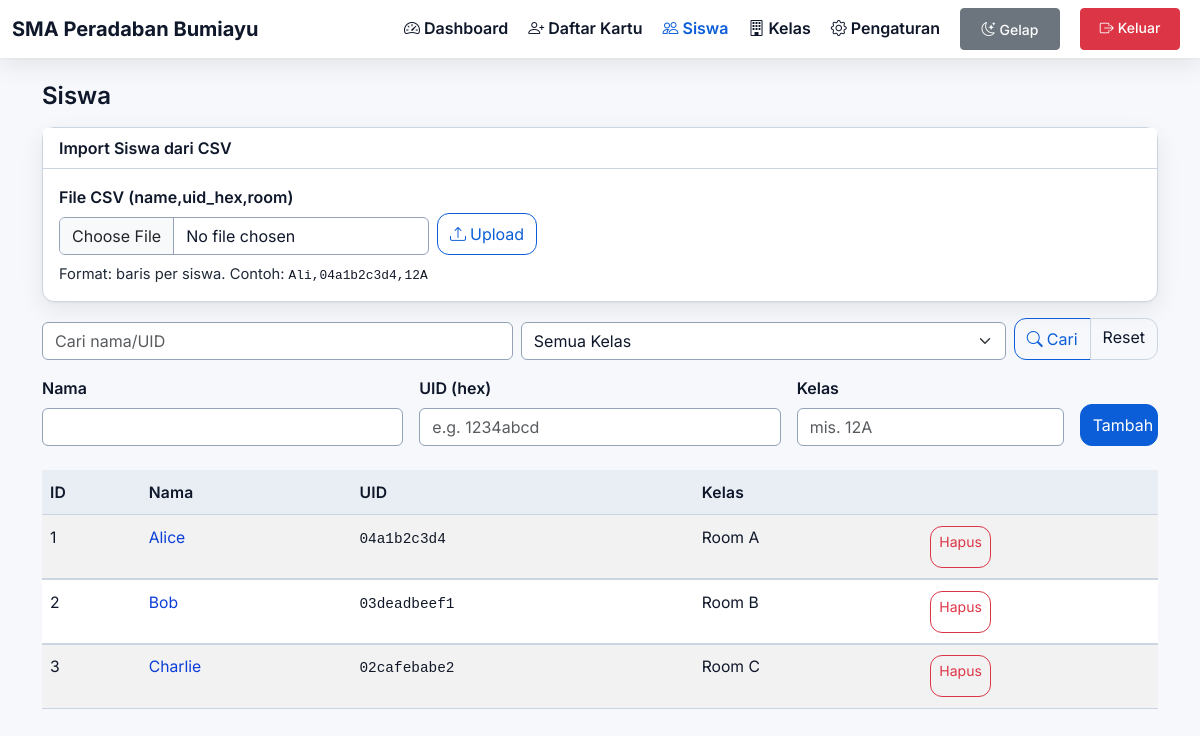
/web/public/users.php (signed in), run on the app's committed database.
### tables this page shows
CREATE TABLE IF NOT EXISTS users (
  id INT AUTO_INCREMENT PRIMARY KEY,
  name VARCHAR(100) NOT NULL,
  uid_hex VARCHAR(32) NOT NULL UNIQUE,
  room VARCHAR(100) NOT NULL DEFAULT ''
);

### web/bootstrap.php (called while the page is built, shortened)
<?php
$envPath = __DIR__ . '/config.php';
if (!file_exists($envPath)) {
    $ENV = [
        'DB_HOST' => '127.0.0.1',
        'DB_NAME' => 'kehadiran',
        'DB_USER' => 'root',
        'DB_PASS' => '',
        'APP_TZ' => 'Asia/Jakarta',
        'APP_NAME' => 'Sistem Kehadiran RFID',
        'SCHOOL_NAME' => 'Sekolah Anda',
        'REQUIRE_CHECKOUT' => false,
        'WEEKLY_OFF' => [6, 7],
        'ADMIN_USER' => 'admin',
        'ADMIN_PASS' => 'admin',
        'SCHOOL_EMAIL' => 'admin@sekolah.com',
        'SCHOOL_PHONE' => '085290582063',
        'NOTIFICATION_EMAIL' => true,
        'NOTIFICATION_SMS' => false,
        'BACKUP_AUTO' => true,
        'BACKUP_RETENTION_DAYS' => 30,
    ];
} else {
    $ENV = require $envPath;
}
function env($key, $default = null) {
    global $ENV;
    return $ENV[$key] ?? $default;
}

### web/config.php (called while the page is built)
<?php
return array (
  'DB_HOST' => '127.0.0.1',
  'DB_NAME' => 'attendance',
  'DB_USER' => 'root',
  'DB_PASS' => '',
  'APP_TZ' => 'Asia/Jakarta',
  'SCHOOL_MODE' => true,
  'SCHOOL_START' => '07:15',
  'SCHOOL_END' => '15:00',
  'SCHOOL_NAME' => 'SMA Peradaban Bumiayu',
  'SCHOOL_ADDRESS' => 'Kecamatan Bantarkawung, Kabupaten Brebes',
  'SCHOOL_PHONE' => '085290582063',
  'SCHOOL_EMAIL' => 'ppba.1965@gmail.com',
  'SCHOOL_WEBSITE' => '',
  'SCHOOL_MOTTO' => '',
  'REQUIRE_CHECKOUT' => false,
  'SCHOOL_SKIP_WEEKENDS' => true,
  'HOLIDAYS' => '',
  'ADMIN_USER' => 'admin',
  'ADMIN_PASS' => 'admin',
  'WEEKLY_OFF_DAYS' => '6,7',
);

### web/public/users.php (the view, shortened to what this page needs)
<?php
require_once __DIR__ . '/../bootstrap.php';
$pdo = pdo();
$usersSql = 'SELECT id, name, uid_hex, room FROM users';
$params = [];
$usersSql .= ' ORDER BY name';
$stmtU = $pdo->prepare($usersSql); $stmtU->execute($params);
$users = $stmtU->fetchAll(PDO::FETCH_ASSOC);
function e($s) { return htmlspecialchars((string)$s, ENT_QUOTES, 'UTF-8'); }
?>
<!doctype html>
<html lang="id">
<head>
  <link href="https://cdn.jsdelivr.net/npm/bootstrap@5.3.3/dist/css/bootstrap.min.css" rel="stylesheet">
  <link href="https://cdn.jsdelivr.net/npm/bootstrap-icons@1.11.3/font/bootstrap-icons.min.css" rel="stylesheet">
  <link href="./assets/style.css" rel="stylesheet">
</head>
<body>
<nav class="navbar navbar-expand-lg navbar-dark bg-dark mb-4">
  <div class="container-fluid">
    <?php $school = env('SCHOOL_NAME', 'Attendance'); ?>
    <a class="navbar-brand d-flex align-items-center gap-2" href="./index.php">
      <span><?= e($school) ?></span>
    </a>
    <div class="collapse navbar-collapse" id="navbarNav">
      <ul class="navbar-nav ms-auto">
        <li class="nav-item"><a class="nav-link" data-nav="dashboard" href="./index.php"><i class="bi bi-speedometer2 me-1"></i><span class="btn-text">Dashboard</span></a></li>
        <li class="nav-item"><a class="nav-link" data-nav="register" href="./register.php"><i class="bi bi-person-plus me-1"></i><span class="btn-text">Daftar Kartu</span></a></li>
        <li class="nav-item"><a class="nav-link active" data-nav="users" href="./users.php"><i class="bi bi-people me-1"></i><span class="btn-text">Siswa</span></a></li>
        <li class="nav-item"><a class="nav-link" data-nav="rooms" href="./rooms.php"><i class="bi bi-building me-1"></i><span class="btn-text">Kelas</span></a></li>
        <li class="nav-item"><a class="nav-link" data-nav="settings" href="./settings.php"><i class="bi bi-gear me-1"></i><span class="btn-text">Pengaturan</span></a></li>
        <li class="nav-item">
          <button id="themeToggle" class="btn" type="button" style="background-color: #6c757d; border: 1px solid #6c757d; color: #ffffff; padding: 0.5rem 1rem; border-radius: 4px; margin: 0 0.5rem; display: inline-block; text-decoration: none; font-size: 0.875rem; font-weight: 500; cursor: pointer; min-width: 100px;"><i class="bi bi-moon-stars me-1"></i><span class="btn-text">Gelap</span></button>
        </li>
        <li class="nav-item">
          <a class="btn" href="./logout.php" style="background-color: #dc3545; border: 1px solid #dc3545; color: #ffffff; padding: 0.5rem 1rem; border-radius: 4px; margin: 0 0.5rem; display: inline-block; text-decoration: none; font-size: 0.875rem; font-weight: 500; cursor: pointer; min-width: 100px;"><i class="bi bi-box-arrow-right me-1"></i><span class="btn-text">Keluar</span></a>
        </li>
      </ul>
    </div>
  </div>
</nav>
<div class="container">
  <h3 class="mb-3">Siswa</h3>
  <div class="card mb-3">
    <div class="card-header">Import Siswa dari CSV</div>
    <div class="card-body">
      <form method="post" action="../api/import_students.php" enctype="multipart/form-data" class="d-flex align-items-end gap-2 flex-nowrap">
        <div>
          <label class="form-label">File CSV (name,uid_hex,room)</label>
          <input class="form-control" type="file" name="file" accept=".csv" required style="min-width:280px;">
        </div>
        <div class="nowrap">
          <button class="btn btn-outline-primary" type="submit"><i class="bi bi-upload me-1"></i>Upload</button>
        </div>
      </form>
      <div class="text-muted small mt-2">Format: baris per siswa. Contoh: <code>Ali,04a1b2c3d4,12A</code></div>
    </div>
  </div>
  <form method="get" class="d-flex align-items-end gap-2 flex-nowrap mb-3">
    <?php $roomsL = $pdo->query("SELECT DISTINCT room FROM users WHERE room<>'' ORDER BY room")->fetchAll(PDO::FETCH_COLUMN);
      $q = trim($_GET['q'] ?? ''); $roomFilter = trim($_GET['room'] ?? ''); ?>
    <input class="form-control" name="q" placeholder="Cari nama/UID" value="<?= e($q) ?>" style="min-width:220px;">
    <select class="form-select" name="room" style="min-width:160px;">
      <option value="">Semua Kelas</option>
    </select>
    <div class="btn-group nowrap" role="group">
      <button class="btn btn-outline-primary" type="submit"><i class="bi bi-search me-1"></i>Cari</button>
      <a class="btn btn-outline-secondary" href="./users.php">Reset</a>
    </div>
  </form>
  <form method="post" class="row g-3 mb-4">
    <div class="col-md-4">
      <label class="form-label">Nama</label>
      <input class="form-control" name="name" required>
    </div>
    <div class="col-md-4">
      <label class="form-label">UID (hex)</label>
      <input class="form-control" name="uid_hex" required placeholder="e.g. 1234abcd">
    </div>
    <div class="col-md-3">
      <label class="form-label">Kelas</label>
      <input class="form-control" list="classList" name="room" placeholder="mis. 12A">
    </div>
    <div class="col-md-1 d-flex align-items-end">
      <button class="btn btn-primary w-100" type="submit">Tambah</button>
    </div>
  </form>
  <div class="table-responsive">
    <table class="table table-striped">
      <thead>
        <tr>
          <th>ID</th>
          <th>Nama</th>
          <th>UID</th>
          <th>Kelas</th>
          <th></th>
        </tr>
      </thead>
      <tbody>
        <?php foreach ($users as $u): ?>
        <tr>
          <td><?= (int)$u['id'] ?></td>
          <td><a href="./student.php?id=<?= (int)$u['id'] ?>"><?= e($u['name']) ?></a></td>
          <td><code><?= e($u['uid_hex']) ?></code></td>
          <td><?= e($u['room']) ?></td>
          <td>
            <a class="btn btn-sm btn-outline-danger" href="?delete=<?= (int)$u['id'] ?>" onclick="return confirm('Hapus siswa ini?')">Hapus</a>
          </td>
        </tr>
        <?php endforeach; ?>
      </tbody>
    </table>
  </div>
</div>
</body>
</html>

### data on the page
users: id "1", name "Alice", uid_hex "04a1b2c3d4", room "Room A"
users: id "2", name "Bob", uid_hex "03deadbeef1", room "Room B"
users: id "3", name "Charlie", uid_hex "02cafebabe2", room "Room C"

### other printed values
$school "SMA Peradaban Bumiayu"
